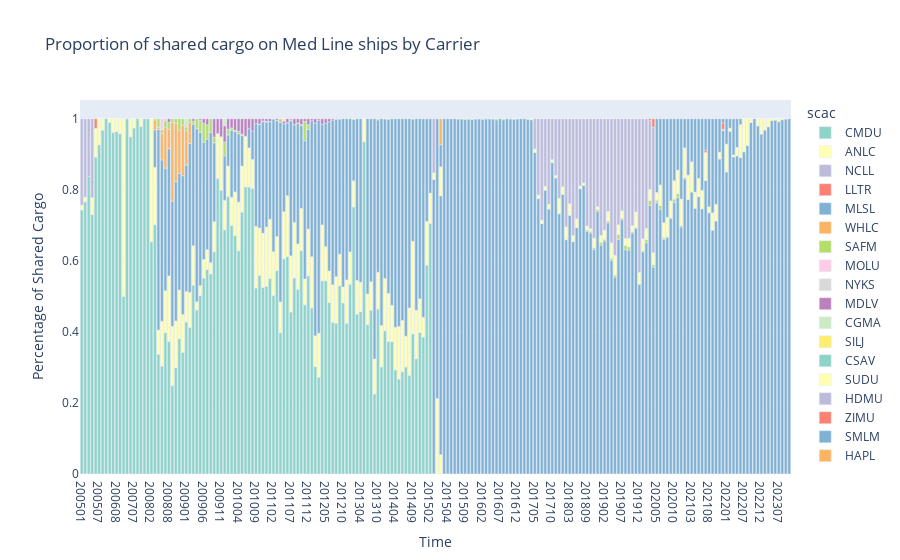

Write notebook code for a chart like this one.
### Code cell
sharing_by_carrier(exports_lf, 'MSCU', 'Med Line')

### Figure 1 — Plotly figure (JSON) as saved in the notebook; plotly's stock layout.template omitted (floating-point values rounded to 4 significant figures; data arrays with more than 128 entries replaced by an {"elided": "..."} marker saying what was removed)
{"data": [{"alignmentgroup": "True", "hovertemplate": "scac=CMDU<br>Time=%{x}<br>Percentage of Shared Cargo=%{y}<extra></extra>", "legendgroup": "CMDU", "marker": {"color": "rgb(141,211,199)", "pattern": {"shape": ""}}, "name": "CMDU", "offsetgroup": "CMDU", "orientation": "v", "showlegend": true, "textposition": "auto", "type": "bar", "x": ["200501", "200502", "200503", "200505", "200506", "200507", "200509", "200512", "200601", "200604", "200608", "200703", "200704", "200705", "200706", "200707", "200708", "200709", "200712", "200801", "200802", "200804", "200805", "200806", "200807", "200808", "200809", "200810", "200811", "200812", "200901", "200902", "200903", "200904", "200905", "200906", "200907", "200908", "200909", "200910", "200911", "200912", "201001", "201002", "201003", "201004", "201005", "201006", "201007", "201008", "201009", "201010", "201011", "201012", "201101", "201102", "201103", "201104", "201105", "201106", "201107", "201108", "201109", "201110", "201111", "201112", "201201", "201202", "201203", "201204", "201205", "201206", "201207", "201208", "201209", "201210", "201211", "201212", "201301", "201302", "201304", "201305", "201306", "201307", "201308", "201310", "201311", "201401", "201402", "201403", "201404", "201405", "201406", "201407", "201408", "201409", "201410", "201411", "201412", "201501", "201502", "201804"], "xaxis": "x", "y": [0.7432, 0.7662, 0.8371, 0.7302, 0.8919, 0.9265, 0.9677, 1, 0.9895, 0.9615, 0.9639, 0.958, 0.5, 1, 0.9492, 0.9737, 1, 0.9783, 1, 1, 0.6538, 0.7018, 0.3372, 0.3038, 0.3978, 0.3732, 0.2487, 0.2994, 0.3813, 0.3427, 0.4279, 0.4127, 0.5316, 0.4621, 0.5028, 0.5516, 0.5759, 0.5631, 0.6253, 0.832, 0.7987, 0.6874, 0.7813, 0.6999, 0.6714, 0.6285, 0.7371, 0.8081, 0.8077, 0.8039, 0.5234, 0.5595, 0.5253, 0.5282, 0.5507, 0.5029, 0.5725, 0.3979, 0.606, 0.6123, 0.4561, 0.5517, 0.5198, 0.6287, 0.4763, 0.5579, 0.4675, 0.3025, 0.2726, 0.5439, 0.5436, 0.4828, 0.4274, 0.4248, 0.5301, 0.4815, 0.4244, 0.5342, 0.7515, 0.4501, 0.4571, 0.9351, 0.4206, 0.461, 0.2253, 0.4645, 0.3014, 0.4033, 0.3732, 0.3729, 0.293, 0.2674, 0.2878, 0.3014, 0.2782, 0.3948, 0.3246, 0.3986, 0.3856, 0.5879, 0.7054, 0.0003876], "yaxis": "y"}, {"alignmentgroup": "True", "hovertemplate": "scac=ANLC<br>Time=%{x}<br>Percentage of Shared Cargo=%{y}<extra></extra>", "legendgroup": "ANLC", "marker": {"color": "rgb(255,255,179)", "pattern": {"shape": ""}}, "name": "ANLC", "offsetgroup": "ANLC", "orientation": "v", "showlegend": true, "textposition": "auto", "type": "bar", "x": ["200501", "200502", "200505", "200506", "200507", "200509", "200601", "200604", "200608", "200703", "200704", "200706", "200707", "200709", "200802", "200804", "200805", "200806", "200807", "200808", "200809", "200810", "200811", "200812", "200901", "200902", "200903", "200904", "200905", "200906", "200907", "200908", "200909", "200910", "200911", "200912", "201001", "201002", "201003", "201004", "201005", "201006", "201007", "201008", "201009", "201010", "201011", "201012", "201101", "201102", "201103", "201104", "201105", "201106", "201107", "201108", "201109", "201110", "201111", "201112", "201201", "201202", "201203", "201204", "201205", "201206", "201207", "201208", "201209", "201210", "201211", "201212", "201301", "201302", "201304", "201305", "201306", "201307", "201308", "201309", "201310", "201311", "201401", "201402", "201403", "201404", "201405", "201406", "201407", "201408", "201409", "201410", "201411", "201412", "201501", "201502", "202203"], "xaxis": "x", "y": [0.01351, 0.01299, 0.04762, 0.08108, 0.07353, 0.03226, 0.01053, 0.03846, 0.03614, 0.04202, 0.5, 0.05085, 0.02632, 0.02174, 0.3462, 0.1614, 0.06802, 0.1263, 0.1178, 0.1843, 0.1671, 0.1311, 0.1367, 0.1059, 0.08557, 0.09856, 0.1108, 0.02265, 0.0272, 0.05205, 0.05578, 0.03156, 0.08491, 0.126, 0.1506, 0.08284, 0.08551, 0.07905, 0.1226, 0.1367, 0.1297, 0.1424, 0.11, 0.08149, 0.1736, 0.1327, 0.1524, 0.1672, 0.1664, 0.1228, 0.09591, 0.08642, 0.1321, 0.171, 0.1581, 0.1566, 0.1278, 0.1192, 0.07252, 0.1316, 0.1439, 0.08642, 0.1237, 0.1572, 0.09633, 0.08853, 0.1051, 0.1307, 0.08854, 0.04482, 0.122, 0.09098, 0.07372, 0.09482, 0.08266, 0.06485, 0.08597, 0.08018, 0.09829, 0.2124, 0.1034, 0.1166, 0.1471, 0.1352, 0.1021, 0.12, 0.148, 0.1444, 0.08647, 0.189, 0.2602, 0.1363, 0.09446, 0.05539, 0.123, 0.08523, 0.05469], "yaxis": "y"}, {"alignmentgroup": "True", "hovertemplate": "scac=NCLL<br>Time=%{x}<br>Percentage of Shared Cargo=%{y}<extra></extra>", "legendgroup": "NCLL", "marker": {"color": "rgb(190,186,218)", "pattern": {"shape": ""}}, "name": "NCLL", "offsetgroup": "NCLL", "orientation": "v", "showlegend": true, "textposition": "auto", "type": "bar", "x": ["200501", "200502", "200503", "200505"], "xaxis": "x", "y": [0.2432, 0.2208, 0.1629, 0.2222], "yaxis": "y"}, {"alignmentgroup": "True", "hovertemplate": "scac=LLTR<br>Time=%{x}<br>Percentage of Shared Cargo=%{y}<extra></extra>", "legendgroup": "LLTR", "marker": {"color": "rgb(251,128,114)", "pattern": {"shape": ""}}, "name": "LLTR", "offsetgroup": "LLTR", "orientation": "v", "showlegend": true, "textposition": "auto", "type": "bar", "x": ["200506"], "xaxis": "x", "y": [0.02703], "yaxis": "y"}, {"alignmentgroup": "True", "hovertemplate": "scac=MLSL<br>Time=%{x}<br>Percentage of Shared Cargo=%{y}<extra></extra>", "legendgroup": "MLSL", "marker": {"color": "rgb(128,177,211)", "pattern": {"shape": ""}}, "name": "MLSL", "offsetgroup": "MLSL", "orientation": "v", "showlegend": true, "textposition": "auto", "type": "bar", "x": {"elided": "179 str values"}, "xaxis": "x", "y": {"elided": "179 float values"}, "yaxis": "y"}, {"alignmentgroup": "True", "hovertemplate": "scac=WHLC<br>Time=%{x}<br>Percentage of Shared Cargo=%{y}<extra></extra>", "legendgroup": "WHLC", "marker": {"color": "rgb(253,180,98)", "pattern": {"shape": ""}}, "name": "WHLC", "offsetgroup": "WHLC", "orientation": "v", "showlegend": true, "textposition": "auto", "type": "bar", "x": ["200804", "200805", "200806", "200807", "200808", "200809", "200810", "200811", "200812", "200901", "200902"], "xaxis": "x", "y": [0.02807, 0.005789, 0.07509, 0.1142, 0.05461, 0.2219, 0.1644, 0.1223, 0.1417, 0.09732, 0.05955], "yaxis": "y"}, {"alignmentgroup": "True", "hovertemplate": "scac=SAFM<br>Time=%{x}<br>Percentage of Shared Cargo=%{y}<extra></extra>", "legendgroup": "SAFM", "marker": {"color": "rgb(179,222,105)", "pattern": {"shape": ""}}, "name": "SAFM", "offsetgroup": "SAFM", "orientation": "v", "showlegend": true, "textposition": "auto", "type": "bar", "x": ["200804", "200805", "200806", "200807", "200808", "200809", "200810", "200811", "200812", "200901", "200902", "200903", "200904", "200905", "200906", "200907", "200908", "200909", "200912", "201001", "201002", "201003", "201004", "201005", "201010", "201011", "201012", "201101", "201102", "201103", "201104", "201106", "201107", "201108", "201109", "201110", "201111", "201112", "201208", "201301", "201310", "201401", "201402", "201409", "201507", "201508", "201509", "201510", "201511", "201512", "201601", "201602", "201603", "201604", "201605", "201606", "201608", "201610", "201611", "201612", "201703", "201704", "201705", "201706", "201707", "201709", "201710", "201711", "201712", "201801", "201802", "201803", "201804", "201806", "201807", "201808", "201809", "201810", "201811", "201812", "201901", "201902", "201903", "201904", "201905", "201906", "201907", "201908", "201909", "201910", "201911", "201912", "202001", "202002", "202003", "202004", "202005", "202006", "202007", "202008", "202009", "202010", "202011", "202012", "202101"], "xaxis": "x", "y": [0.003509, 0.0246, 0.01024, 0.01923, 0.01934, 0.0102, 0.01272, 0.03165, 0.01869, 0.01007, 0.01027, 0.008343, 0.02831, 0.03471, 0.05305, 0.0402, 0.03821, 0.01614, 0.03846, 0.0162, 0.006907, 0.003759, 0.006837, 0.004108, 0.0005721, 0.001736, 0.002229, 0.0007236, 0.0009671, 0.001461, 0.008547, 0.0004572, 0.003111, 0.0009756, 0.001539, 0.003454, 0.05372, 0.01291, 0.0005811, 0.002378, 0.003283, 0.0007416, 0.00135, 0.000935, 0.0006778, 0.0009501, 0.002255, 0.0009994, 0.002267, 0.0007026, 0.0002109, 0.001351, 0.0002647, 0.0001341, 0.0006776, 0.003322, 0.002843, 0.0004063, 0.001384, 0.0005533, 0.001852, 0.0009906, 0.0001344, 0.0007627, 0.0003083, 0.0003518, 0.001353, 0.000849, 0.0009172, 0.0004244, 0.0006394, 0.001581, 0.0006012, 0.0006561, 0.0003454, 0.001524, 0.003874, 0.00475, 0.004693, 0.004921, 0.007984, 0.004749, 0.00498, 0.005891, 0.005856, 0.01343, 0.004505, 0.01247, 0.008848, 0.004319, 0.002592, 0.0005345, 0.00354, 0.008836, 0.0141, 0.007034, 0.007329, 0.01053, 0.004449, 0.002929, 0.001879, 0.009851, 0.01081, 0.003393, 0.004191], "yaxis": "y"}, {"alignmentgroup": "True", "hovertemplate": "scac=MOLU<br>Time=%{x}<br>Percentage of Shared Cargo=%{y}<extra></extra>", "legendgroup": "MOLU", "marker": {"color": "rgb(252,205,229)", "pattern": {"shape": ""}}, "name": "MOLU", "offsetgroup": "MOLU", "orientation": "v", "showlegend": true, "textposition": "auto", "type": "bar", "x": ["200806"], "xaxis": "x", "y": [0.03072], "yaxis": "y"}, {"alignmentgroup": "True", "hovertemplate": "scac=NYKS<br>Time=%{x}<br>Percentage of Shared Cargo=%{y}<extra></extra>", "legendgroup": "NYKS", "marker": {"color": "rgb(217,217,217)", "pattern": {"shape": ""}}, "name": "NYKS", "offsetgroup": "NYKS", "orientation": "v", "showlegend": true, "textposition": "auto", "type": "bar", "x": ["200807"], "xaxis": "x", "y": [0.00601], "yaxis": "y"}, {"alignmentgroup": "True", "hovertemplate": "scac=MDLV<br>Time=%{x}<br>Percentage of Shared Cargo=%{y}<extra></extra>", "legendgroup": "MDLV", "marker": {"color": "rgb(188,128,189)", "pattern": {"shape": ""}}, "name": "MDLV", "offsetgroup": "MDLV", "orientation": "v", "showlegend": true, "textposition": "auto", "type": "bar", "x": ["200808", "200903", "200905", "200906", "200907", "200909", "200910", "200911", "200912", "201001", "201002", "201003", "201004", "201005", "201006", "201007", "201008", "201009", "201010", "201011", "201012", "201101", "201103", "201104", "201105", "201106", "201107", "201108", "201109", "201110", "201111", "201112", "201201", "201202", "201203", "201204", "201205", "201206", "201207", "201208"], "xaxis": "x", "y": [0.01024, 0.007151, 0.003752, 0.01301, 0.01723, 0.05193, 0.04199, 0.05074, 0.04635, 0.0297, 0.02609, 0.03233, 0.03555, 0.04343, 0.04948, 0.02834, 0.03453, 0.01394, 0.01487, 0.006597, 0.007429, 0.007959, 0.004382, 0.001899, 0.007307, 0.01143, 0.003111, 0.0161, 0.01231, 0.01641, 0.008057, 0.01707, 0.005968, 0.01235, 0.003989, 0.01552, 0.01261, 0.008736, 0.003782, 0.001743], "yaxis": "y"}, {"alignmentgroup": "True", "hovertemplate": "scac=CGMA<br>Time=%{x}<br>Percentage of Shared Cargo=%{y}<extra></extra>", "legendgroup": "CGMA", "marker": {"color": "rgb(204,235,197)", "pattern": {"shape": ""}}, "name": "CGMA", "offsetgroup": "CGMA", "orientation": "v", "showlegend": true, "textposition": "auto", "type": "bar", "x": ["200901", "200912"], "xaxis": "x", "y": [0.02349, 0.01972], "yaxis": "y"}, {"alignmentgroup": "True", "hovertemplate": "scac=SILJ<br>Time=%{x}<br>Percentage of Shared Cargo=%{y}<extra></extra>", "legendgroup": "SILJ", "marker": {"color": "rgb(255,237,111)", "pattern": {"shape": ""}}, "name": "SILJ", "offsetgroup": "SILJ", "orientation": "v", "showlegend": true, "textposition": "auto", "type": "bar", "x": ["201105"], "xaxis": "x", "y": [0.006745], "yaxis": "y"}, {"alignmentgroup": "True", "hovertemplate": "scac=CSAV<br>Time=%{x}<br>Percentage of Shared Cargo=%{y}<extra></extra>", "legendgroup": "CSAV", "marker": {"color": "rgb(141,211,199)", "pattern": {"shape": ""}}, "name": "CSAV", "offsetgroup": "CSAV", "orientation": "v", "showlegend": true, "textposition": "auto", "type": "bar", "x": ["201209"], "xaxis": "x", "y": [0.001135], "yaxis": "y"}, {"alignmentgroup": "True", "hovertemplate": "scac=SUDU<br>Time=%{x}<br>Percentage of Shared Cargo=%{y}<extra></extra>", "legendgroup": "SUDU", "marker": {"color": "rgb(255,255,179)", "pattern": {"shape": ""}}, "name": "SUDU", "offsetgroup": "SUDU", "orientation": "v", "showlegend": true, "textposition": "auto", "type": "bar", "x": ["201704", "201705", "201706", "201707", "201708", "201709", "201710", "201711", "201712", "201801", "201802", "201803", "201804", "201805", "201806", "201807", "201808", "201809", "201810", "201811", "201812", "201901", "201902", "201903", "201904", "201905", "201906", "201907", "201908", "201909", "201910", "201911", "201912", "202001", "202002", "202003", "202004", "202005", "202006", "202007", "202008", "202009", "202010", "202011", "202012", "202101", "202102", "202103", "202104", "202105", "202106", "202107", "202108", "202109", "202110", "202111", "202112", "202201", "202202", "202203", "202204", "202205", "202206", "202207", "202208", "202209", "202211", "202212", "202301", "202303", "202305", "202306", "202307", "202308", "202309"], "xaxis": "x", "y": [0.001981, 0.009409, 0.009496, 0.00925, 0.01078, 0.01258, 0.006969, 0.006175, 0.04274, 0.02061, 0.03549, 0.03163, 0.01786, 0.0168, 0.02414, 0.007369, 0.005336, 0.01078, 0.007457, 0.02671, 0.00826, 0.0194, 0.02601, 0.02758, 0.04285, 0.05583, 0.02764, 0.02063, 0.0194, 0.02439, 0.01653, 0.04331, 0.03233, 0.03298, 0.0315, 0.03078, 0.03338, 0.0217, 0.05839, 0.0428, 0.05439, 0.04728, 0.05144, 0.06603, 0.07501, 0.08282, 0.06852, 0.08517, 0.0455, 0.05103, 0.05158, 0.07889, 0.01666, 0.04878, 0.04702, 0.01937, 0.002613, 0.07838, 0.008778, 0.08169, 0.005278, 0.02418, 0.0928, 0.09321, 0.0751, 0.01052, 0.02011, 0.04328, 0.03202, 0.02271, 0.005402, 0.003965, 0.00772, 0.002491, 0.000759], "yaxis": "y"}, {"alignmentgroup": "True", "hovertemplate": "scac=HDMU<br>Time=%{x}<br>Percentage of Shared Cargo=%{y}<extra></extra>", "legendgroup": "HDMU", "marker": {"color": "rgb(190,186,218)", "pattern": {"shape": ""}}, "name": "HDMU", "offsetgroup": "HDMU", "orientation": "v", "showlegend": true, "textposition": "auto", "type": "bar", "x": ["201705", "201706", "201707", "201708", "201709", "201710", "201711", "201712", "201801", "201802", "201803", "201804", "201805", "201806", "201807", "201808", "201809", "201810", "201811", "201812", "201901", "201902", "201903", "201904", "201905", "201906", "201907", "201908", "201909", "201910", "201911", "201912", "202001", "202002", "202003", "202004"], "xaxis": "x", "y": [0.08506, 0.2146, 0.2854, 0.1904, 0.2409, 0.1153, 0.1596, 0.2239, 0.1915, 0.3044, 0.2392, 0.1522, 0.3288, 0.2817, 0.189, 0.181, 0.3023, 0.3094, 0.3361, 0.2474, 0.3285, 0.3134, 0.2605, 0.3495, 0.3843, 0.2986, 0.2592, 0.3369, 0.3364, 0.3011, 0.2624, 0.4327, 0.3382, 0.3084, 0.1935, 0.3539], "yaxis": "y"}, {"alignmentgroup": "True", "hovertemplate": "scac=ZIMU<br>Time=%{x}<br>Percentage of Shared Cargo=%{y}<extra></extra>", "legendgroup": "ZIMU", "marker": {"color": "rgb(251,128,114)", "pattern": {"shape": ""}}, "name": "ZIMU", "offsetgroup": "ZIMU", "orientation": "v", "showlegend": true, "textposition": "auto", "type": "bar", "x": ["202003", "202004", "202107", "202112"], "xaxis": "x", "y": [0.005532, 0.02354, 0.006794, 0.01829], "yaxis": "y"}, {"alignmentgroup": "True", "hovertemplate": "scac=SMLM<br>Time=%{x}<br>Percentage of Shared Cargo=%{y}<extra></extra>", "legendgroup": "SMLM", "marker": {"color": "rgb(128,177,211)", "pattern": {"shape": ""}}, "name": "SMLM", "offsetgroup": "SMLM", "orientation": "v", "showlegend": true, "textposition": "auto", "type": "bar", "x": ["202005", "202006", "202007", "202008", "202009", "202010", "202011", "202012", "202101", "202102", "202103", "202104", "202105", "202106", "202107", "202108", "202109", "202110", "202111", "202112", "202201", "202202", "202203", "202204", "202205", "202206"], "xaxis": "x", "y": [0.2079, 0.1863, 0.2925, 0.2775, 0.2312, 0.1747, 0.1447, 0.2263, 0.0823, 0.159, 0.1213, 0.2066, 0.168, 0.2017, 0.08814, 0.2481, 0.2652, 0.2409, 0.09402, 0.01179, 0.07157, 0.02641, 0.06175, 0.1022, 0.0806, 0.01653], "yaxis": "y"}, {"alignmentgroup": "True", "hovertemplate": "scac=HAPL<br>Time=%{x}<br>Percentage of Shared Cargo=%{y}<extra></extra>", "legendgroup": "HAPL", "marker": {"color": "rgb(253,180,98)", "pattern": {"shape": ""}}, "name": "HAPL", "offsetgroup": "HAPL", "orientation": "v", "showlegend": true, "textposition": "auto", "type": "bar", "x": ["202203"], "xaxis": "x", "y": [0.07367], "yaxis": "y"}], "layout": {"barmode": "relative", "legend": {"title": {"text": "scac"}, "tracegroupgap": 0}, "title": {"text": "Proportion of shared cargo on Med Line ships by Carrier"}, "xaxis": {"anchor": "y", "domain": [0, 1], "title": {"text": "Time"}}, "yaxis": {"anchor": "x", "domain": [0, 1], "title": {"text": "Percentage of Shared Cargo"}}}}
